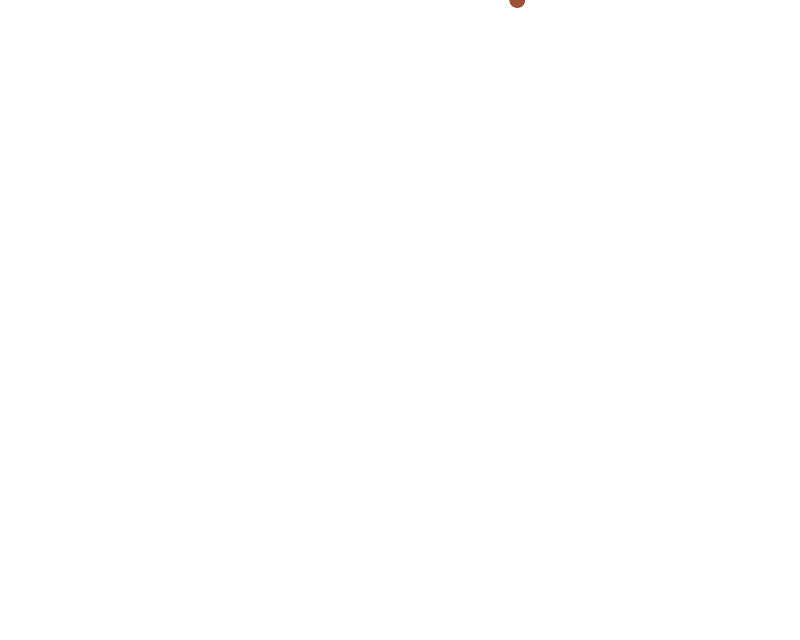
Frame 1 (no input)
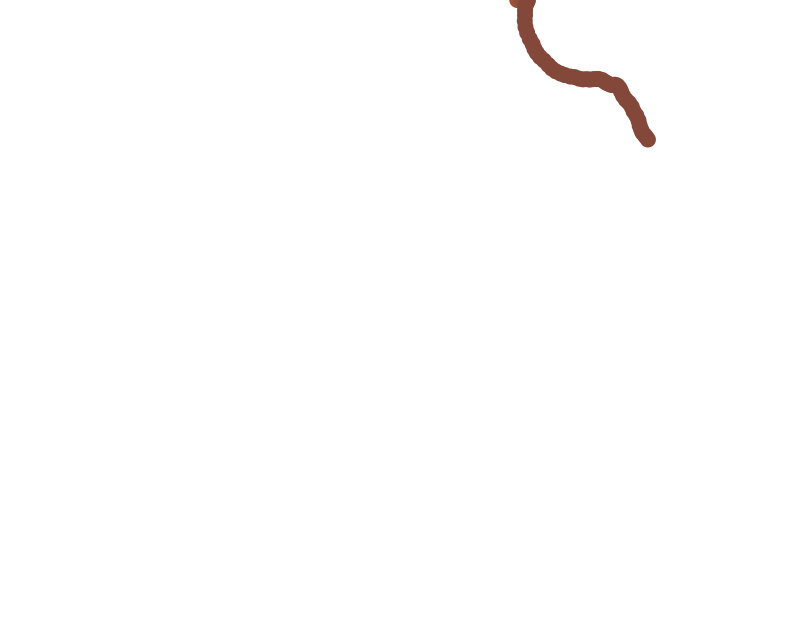
Frame 60 (the mouse pressed at the canvas centre just before this capture)
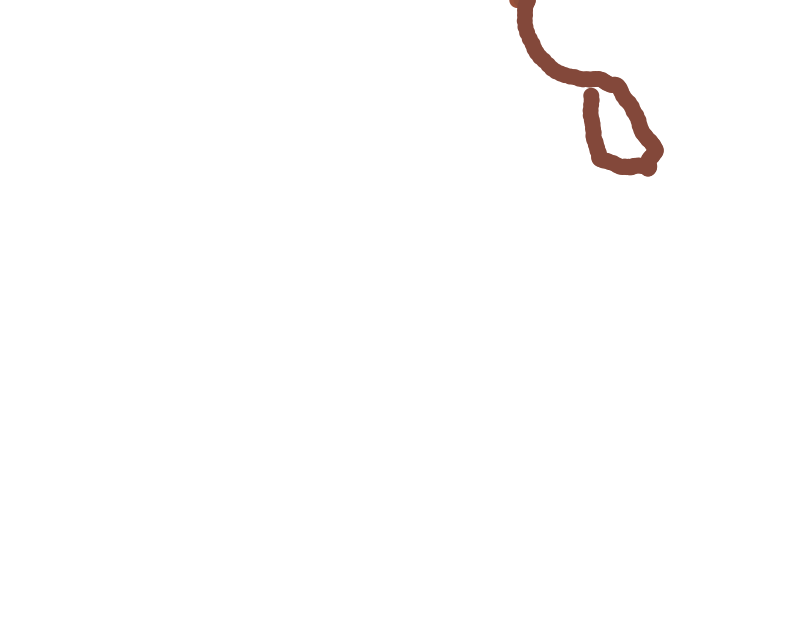
Frame 120 (the mouse held since frame 60 and released just before this capture)

The Processing sketch that drew these frames (run headless with seeded random() and noise(); from frame 60 on, the mouse is pressed at the canvas centre):

// Processing sketch: sketch_1_7_Random_Acceleration
// ── sketch_1_7_Random_Acceleration.pde
Ball ball;

void setup() {
  size(800, 640);
  background(255);
  ball = new Ball();
}

void draw() {
    ball.update();
}

class Ball {
  // Movement
  PVector location, velocity, acceleration;
  float topspeed;  
    
  // Color & Color Change 
  int    r,  g,  b;
  float tr, tg, tb;
  int timer; // Update once a cycle.
    
  Ball() {
    location = new PVector(random(width), 0);
    velocity = new PVector(1,0);
    acceleration = new PVector(0.001, 0.05);
    
    topspeed = 10; // Limit velocity to magnitude 10.
    
    timer = 0;
    
    tr = 0;
    tg = 5000.555;
    tb = tg*tg;
    
    this.colorChange();
  }
  void display() {
    noStroke();
    fill(color(r, g, b));
    ellipse(location.x, location.y, 16,16);
    
    // Change color every five seconds.
    if (timer == 150) {
      this.colorChange();
      timer = 0;
    }
    
  }
  void update() {
    acceleration = PVector.random2D();
    this.display();
    this.move();
    
  }
  void colorChange() {
    r = int(map(noise(tr), 0, 1, 0, 255));
    g = int(map(noise(tg), 0, 1, 0, 255));
    b = int(map(noise(tb), 0, 1, 0, 255));
    
    tr+=0.1;
    tg+=0.1;
    tb+=0.1;
    
  }
  void move() {
    velocity.add(acceleration);
    velocity.limit(topspeed);
    location.add(velocity);
    
    if ((location.x > width)  || (location.x < 0 )) {
      velocity.x *= -1;
      this.colorChange();
    }
    if ((location.y > height) || (location.y < 0))  {
      velocity.y *= -1;
      this.colorChange();
    }
  }
}
